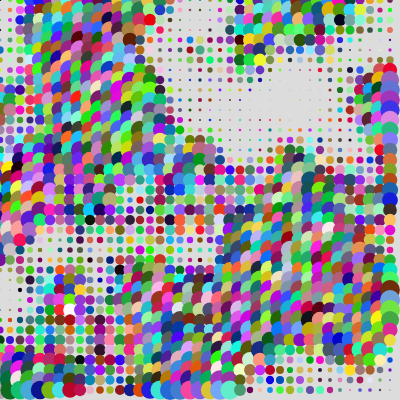
Frame 1 (no input)
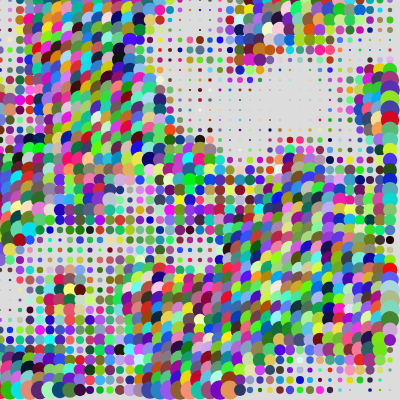
Frame 2 (the mouse pressed at the canvas centre, redrawn once)

The p5.js sketch that drew these frames (run headless with seeded random() and noise() and a simulated clock; the mouse was pressed at the canvas centre and the sketch redrawn once):

// p5.js sketch
// ── sketch.js
let gridSize = 10;
let numCols, numRows;
let noiseValue;
let diameter;

let colorGrid = [];


function setup() {
  createCanvas(400, 400);
  noLoop();
}

function draw() {
  background(220);

  numCols = width / gridSize;
  numRows = height / gridSize;
  
  for (let col = 0; col < numCols; col++) {
    for (let row = 0; row < numRows; row++) {
      const x = col * gridSize;
      const y = row * gridSize;

      //constants are like lets but they aren't reassigned
      
      noiseValue = noise(col * 0.1, row * 0.1);
      
      diameter = gridSize * (1 + sin(noiseValue * TWO_PI));
      //2pi is pi2 and used for sine to be twice the ratio of circ to dia
      
      ellipse(x, y, diameter, diameter);
      noStroke();
      

      fill(random(255), random(255), random(255));
    }
  }
}
